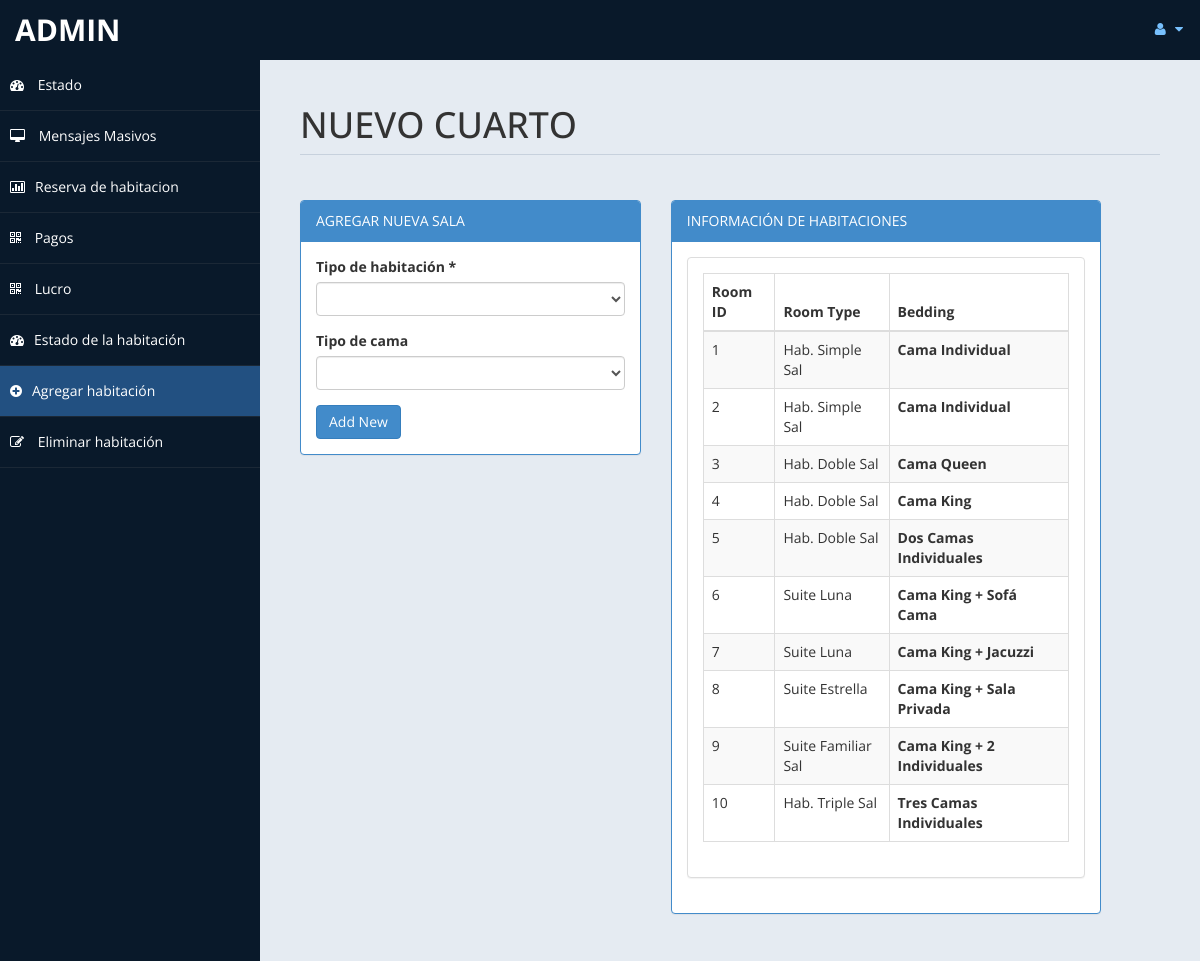
The app's page /admin/room.php (signed in) with its own data.
### tables this page shows
CREATE TABLE `room` (
  `id` int(11) NOT NULL,
  `type` varchar(50) NOT NULL,
  `bedding` varchar(50) NOT NULL,
  `place` varchar(50) NOT NULL,
  `cusid` int(11) DEFAULT NULL
);

### admin/room.php (the view, shortened to what this page needs)
<!DOCTYPE html>
<html xmlns="http://www.w3.org/1999/xhtml">
<head>
    <link href="assets/css/bootstrap.css" rel="stylesheet" />
    <link href="assets/css/font-awesome.css" rel="stylesheet" />
    <link href="assets/css/custom-styles.css" rel="stylesheet" />
</head>
<body>
    <div id="wrapper">
        <nav class="navbar navbar-default top-navbar" role="navigation">
            <div class="navbar-header">
                <a class="navbar-brand" href="home.php">ADMIN </a>
            </div>
            <ul class="nav navbar-top-links navbar-right">
                <li class="dropdown">
                    <a class="dropdown-toggle" data-toggle="dropdown" href="#" aria-expanded="false">
                        <i class="fa fa-user fa-fw"></i> <i class="fa fa-caret-down"></i>
                    </a>
                </li>
            </ul>
        </nav>
        <nav class="navbar-default navbar-side" role="navigation">
            <div class="sidebar-collapse">
                <ul class="nav" id="main-menu">
                    <li>
                        <a href="home.php"><i class="fa fa-dashboard"></i> Estado</a>
                    </li>
                    <li>
                        <a  href="messages.php"><i class="fa fa-desktop"></i> Mensajes Masivos</a>
                    </li>
					<li>
                        <a href="roombook.php"><i class="fa fa-bar-chart-o"></i>Reserva de habitacion</a>
                    </li>
                    <li>
                        <a class="payment-menu" href="payment.php"><i class="fa fa-qrcode"></i> Pagos</a>
                    </li>
                    <li>
                        <a  href="profit.php"><i class="fa fa-qrcode"></i> Lucro</a>
                    </li>
                    <li>
                        <a class="home-menu" href="settings.php"><i class="fa fa-dashboard"></i>Estado de la habitación</a>
                    </li>
					<li>
                        <a class="active-menu" href="room.php"><i class="fa fa-plus-circle"></i>Agregar habitación</a>
                    </li>
                    <li>
                        <a   href="roomdel.php"><i class="fa fa-pencil-square-o"></i> Eliminar habitación</a>
                    </li>
            </div>
        </nav>
        <div id="page-wrapper" >
            <div id="page-inner">
			 <div class="row">
                    <div class="col-md-12">
                        <h1 class="page-header">
                          NUEVO CUARTO <small></small>
                        </h1>
                    </div>
                </div>
            <div class="row">
                <div class="col-md-5 col-sm-5">
                    <div class="panel panel-primary">
                        <div class="panel-heading">
                         AGREGAR NUEVA SALA
                        </div>
                        <div class="panel-body">
						<form name="form" method="post">
                            <div class="form-group">
                                            <label> Tipo de habitación
*</label>
                                            <select name="troom"  class="form-control" required>
												<option value selected ></option>
                                                <option value="Superior Room">HABITACIÓN SUPERIOR</option>
                                            </select>
                              </div>
								<div class="form-group">
                                            <label>Tipo de cama</label>
                                            <select name="bed" class="form-control" required>
												<option value selected ></option>
                                                <option value="Single">Simple</option>
                                            </select>
                               </div>
							 <input type="submit" name="add" value="Add New" class="btn btn-primary">
							</form>
							<?php
							 include('db.php');
							?>
                        </div>
                    </div>
                </div>
            <div class="row">
                <div class="col-md-6 col-sm-6">
                    <div class="panel panel-primary">
                        <div class="panel-heading">
                         INFORMACIÓN DE HABITACIONES
                        </div>
                        <div class="panel-body">
                    <div class="panel panel-default">
                        <?php
						$sql = "select * from room limit 0,10";
						$re = mysqli_query($con,$sql)
						?>
                        <div class="panel-body">
                            <div class="table-responsive">
                                <table class="table table-striped table-bordered table-hover" id="dataTables-example">
                                    <thead>
                                        <tr>
                                            <th>Room ID</th>
                                            <th>Room Type</th>
											<th>Bedding</th>
                                        </tr>
                                    </thead>
                                    <tbody>
									<?php
										while($row= mysqli_fetch_array($re))
										{
												$id = $row['id'];
											if($id % 2 == 0)
											{
												echo "<tr class=odd gradeX>
													<td>".$row['id']."</td>
													<td>".$row['type']."</td>
												   <th>".$row['bedding']."</th>
												</tr>";
											}
											else
											{
												echo"<tr class=even gradeC>
													<td>".$row['id']."</td>
													<td>".$row['type']."</td>
												   <th>".$row['bedding']."</th>
												</tr>";
											}
										}
									?>
                                    </tbody>
                                </table>
                            </div>
                        </div>
                    </div>
                       </div>
                    </div>
                </div>
            </div>
					</div>
            </div>
        </div>
</body>
</html>

### admin/assets/css/custom-styles.css (style rules this page uses)
body { font-family: 'Open Sans', sans-serif; }
#wrapper { width: 100%; background:#09192A; }
#page-wrapper { padding: 15px 15px; min-height: 600px; background:#E5EBF2; }
#page-inner { width:100%; margin:10px 20px 10px 0px; background-color:transparent; padding:10px; min-height:1200px; }
h1, .h1, h2, .h2, h3, .h3 { margin-top: 7px; margin-bottom: -5px; }
.page-header { padding-bottom: 9px; margin: 10px 0 45px; border-bottom: 1px solid #C7D1DD; }
.top-navbar { margin:0px; }
.top-navbar .navbar-brand { color: #fff; width: 260px; text-align: left; height: 60px; font-size: 30px; font-weight: 700; text-transform: uppercase; line-height: 30px; }
.top-navbar .nav > li { position: relative; display: inline-block; }
.top-navbar .nav > li > a { position: relative; display: block; padding: 19px 15px; color: #77C0FD; }
.active-menu { background-color:#225081!important; }
.sidebar-collapse , .sidebar-collapse .nav { background:none; }
.sidebar-collapse .nav { padding:0; }
.sidebar-collapse .nav > li > a { color:#fff; background:transparent; text-shadow:none; }
.sidebar-collapse > .nav > li > a { padding:15px 10px; }
.sidebar-collapse > .nav > li { border-bottom: 1px solid rgba(107, 108, 109, 0.19); }
.navbar-side { border:none; background-color: transparent; }
.top-navbar { background:#09192A; border-bottom:none; }
.top-navbar .nav > li > a > i { margin-right: 2px; }
.navbar-default { border:0px solid black; }
.navbar-header { background: #09192A; }
.nav > li > a > i { margin-right:10px; }
@media (min-width:768px) { #page-wrapper { margin: 0 0 0 260px; padding: 15px 30px; min-height: 1200px; } }
@media (min-width:768px) { .navbar-side { z-index: 1; position: absolute; width: 260px; } }
@media (min-width:768px) { .navbar { border-radius: 0px; } }

### records on screen
room: id "1", type "Hab. Simple Sal", bedding "Cama Individual"
room: id "2", type "Hab. Simple Sal", bedding "Cama Individual"
room: id "3", type "Hab. Doble Sal", bedding "Cama Queen"
room: id "4", type "Hab. Doble Sal", bedding "Cama King"
room: id "5", type "Hab. Doble Sal", bedding "Dos Camas Individuales"
room: id "6", type "Suite Luna", bedding "Cama King + Sofá Cama"
room: id "7", type "Suite Luna", bedding "Cama King + Jacuzzi"
room: id "8", type "Suite Estrella", bedding "Cama King + Sala Privada"
room: id "9", type "Suite Familiar Sal", bedding "Cama King + 2 Individuales"
room: id "10", type "Hab. Triple Sal", bedding "Tres Camas Individuales"
